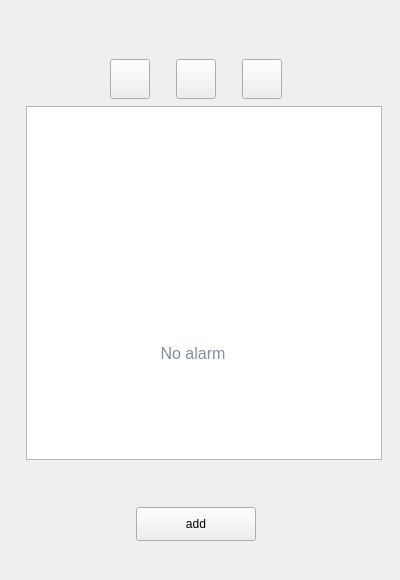
<?xml version="1.0" encoding="UTF-8"?>
<ui version="4.0">
 <class>Clock</class>
 <widget class="QWidget" name="Clock">
  <property name="geometry">
   <rect>
    <x>0</x>
    <y>0</y>
    <width>400</width>
    <height>580</height>
   </rect>
  </property>
  <property name="windowTitle">
   <string>Alarm</string>
  </property>
  <property name="styleSheet">
   <string notr="true"/>
  </property>
  <layout class="QVBoxLayout" name="verticalLayout">
   <property name="spacing">
    <number>0</number>
   </property>
   <property name="leftMargin">
    <number>1</number>
   </property>
   <property name="topMargin">
    <number>0</number>
   </property>
   <property name="rightMargin">
    <number>1</number>
   </property>
   <item>
    <widget class="KWidget" name="titileWidget" native="true">
     <property name="minimumSize">
      <size>
       <width>0</width>
       <height>0</height>
      </size>
     </property>
     <widget class="QStackedWidget" name="mainWidget">
      <property name="geometry">
       <rect>
        <x>0</x>
        <y>106</y>
        <width>398</width>
        <height>465</height>
       </rect>
      </property>
      <property name="styleSheet">
       <string notr="true"/>
      </property>
      <property name="currentIndex">
       <number>1</number>
      </property>
      <widget class="QWidget" name="countdownPage">
       <widget class="QStackedWidget" name="countdownStackedW">
        <property name="geometry">
         <rect>
          <x>0</x>
          <y>0</y>
          <width>390</width>
          <height>477</height>
         </rect>
        </property>
        <property name="styleSheet">
         <string notr="true"/>
        </property>
        <property name="currentIndex">
         <number>1</number>
        </property>
        <widget class="QWidget" name="countdownSetPage"/>
        <widget class="Countdown_Animation" name="countdownRunPage">
         <widget class="QWidget" name="tinyWidget" native="true">
          <property name="geometry">
           <rect>
            <x>9</x>
            <y>174</y>
            <width>371</width>
            <height>40</height>
           </rect>
          </property>
          <layout class="QHBoxLayout" name="horizontalLayout_6">
           <item>
            <widget class="QPushButton" name="tinyWindowBtn">
             <property name="minimumSize">
              <size>
               <width>24</width>
               <height>24</height>
              </size>
             </property>
             <property name="maximumSize">
              <size>
               <width>24</width>
               <height>24</height>
              </size>
             </property>
             <property name="styleSheet">
              <string notr="true"/>
             </property>
             <property name="text">
              <string/>
             </property>
             <property name="iconSize">
              <size>
               <width>24</width>
               <height>24</height>
              </size>
             </property>
            </widget>
           </item>
          </layout>
         </widget>
         <widget class="QWidget" name="timeWidget" native="true">
          <property name="geometry">
           <rect>
            <x>14</x>
            <y>100</y>
            <width>361</width>
            <height>77</height>
           </rect>
          </property>
          <layout class="QVBoxLayout" name="verticalLayout_3">
           <property name="topMargin">
            <number>9</number>
           </property>
           <item alignment="Qt::AlignHCenter|Qt::AlignVCenter">
            <widget class="QLabel" name="remainTime">
             <property name="styleSheet">
              <string notr="true">font-size:40px;</string>
             </property>
             <property name="text">
              <string>00:00:00</string>
             </property>
            </widget>
           </item>
          </layout>
         </widget>
         <widget class="QWidget" name="alarmWidget" native="true">
          <property name="geometry">
           <rect>
            <x>16</x>
            <y>60</y>
            <width>361</width>
            <height>70</height>
           </rect>
          </property>
          <layout class="QHBoxLayout" name="horizontalLayout_7">
           <item>
            <spacer name="horizontalSpacer_2">
             <property name="orientation">
              <enum>Qt::Horizontal</enum>
             </property>
             <property name="sizeHint" stdset="0">
              <size>
               <width>40</width>
               <height>20</height>
              </size>
             </property>
            </spacer>
           </item>
           <item>
            <widget class="QLabel" name="countdownAlarmIcon">
             <property name="minimumSize">
              <size>
               <width>13</width>
               <height>16</height>
              </size>
             </property>
             <property name="maximumSize">
              <size>
               <width>26</width>
               <height>26</height>
              </size>
             </property>
             <property name="text">
              <string>icon</string>
             </property>
            </widget>
           </item>
           <item>
            <widget class="QLabel" name="countdownAlarmTime">
             <property name="font">
              <font>
               <pointsize>-1</pointsize>
              </font>
             </property>
             <property name="styleSheet">
              <string notr="true">color: rgb(176, 176, 176);
font-size:18px;


</string>
             </property>
             <property name="text">
              <string>PM</string>
             </property>
            </widget>
           </item>
           <item>
            <spacer name="horizontalSpacer">
             <property name="orientation">
              <enum>Qt::Horizontal</enum>
             </property>
             <property name="sizeHint" stdset="0">
              <size>
               <width>40</width>
               <height>20</height>
              </size>
             </property>
            </spacer>
           </item>
          </layout>
         </widget>
         <widget class="QWidget" name="btnWidget" native="true">
          <property name="geometry">
           <rect>
            <x>9</x>
            <y>386</y>
            <width>361</width>
            <height>48</height>
           </rect>
          </property>
          <layout class="QHBoxLayout" name="horizontalLayout_8">
           <item>
            <widget class="QPushButton" name="startCountdownBtn">
             <property name="minimumSize">
              <size>
               <width>120</width>
               <height>34</height>
              </size>
             </property>
             <property name="maximumSize">
              <size>
               <width>120</width>
               <height>16777215</height>
              </size>
             </property>
             <property name="styleSheet">
              <string notr="true"/>
             </property>
             <property name="text">
              <string>start</string>
             </property>
            </widget>
           </item>
           <item>
            <widget class="QPushButton" name="suspendCountdownBtn">
             <property name="minimumSize">
              <size>
               <width>120</width>
               <height>34</height>
              </size>
             </property>
             <property name="maximumSize">
              <size>
               <width>120</width>
               <height>16777215</height>
              </size>
             </property>
             <property name="styleSheet">
              <string notr="true"/>
             </property>
             <property name="text">
              <string>suspend</string>
             </property>
            </widget>
           </item>
          </layout>
         </widget>
        </widget>
       </widget>
      </widget>
      <widget class="QWidget" name="alarmPage">
       <widget class="QPushButton" name="addAlarmBtn">
        <property name="geometry">
         <rect>
          <x>135</x>
          <y>401</y>
          <width>120</width>
          <height>34</height>
         </rect>
        </property>
        <property name="minimumSize">
         <size>
          <width>120</width>
          <height>0</height>
         </size>
        </property>
        <property name="styleSheet">
         <string notr="true"/>
        </property>
        <property name="text">
         <string>add</string>
        </property>
       </widget>
       <widget class="QListWidget" name="alarmListWidget">
        <property name="geometry">
         <rect>
          <x>25</x>
          <y>0</y>
          <width>356</width>
          <height>354</height>
         </rect>
        </property>
        <property name="styleSheet">
         <string notr="true"/>
        </property>
       </widget>
       <widget class="QLabel" name="noAlarmIcon">
        <property name="geometry">
         <rect>
          <x>116</x>
          <y>94</y>
          <width>149</width>
          <height>130</height>
         </rect>
        </property>
        <property name="text">
         <string/>
        </property>
        <property name="alignment">
         <set>Qt::AlignCenter</set>
        </property>
       </widget>
       <widget class="QLabel" name="noAlarm">
        <property name="geometry">
         <rect>
          <x>122</x>
          <y>232</y>
          <width>140</width>
          <height>31</height>
         </rect>
        </property>
        <property name="styleSheet">
         <string notr="true">color: rgba(49, 66, 89, 0.6);
font-size:16px;</string>
        </property>
        <property name="text">
         <string>No alarm</string>
        </property>
        <property name="alignment">
         <set>Qt::AlignCenter</set>
        </property>
       </widget>
      </widget>
      <widget class="QWidget" name="stopwatchPage">
       <widget class="QPushButton" name="startStopwatch">
        <property name="geometry">
         <rect>
          <x>210</x>
          <y>401</y>
          <width>120</width>
          <height>34</height>
         </rect>
        </property>
        <property name="minimumSize">
         <size>
          <width>120</width>
          <height>0</height>
         </size>
        </property>
        <property name="toolTip">
         <string>start</string>
        </property>
        <property name="statusTip">
         <string/>
        </property>
        <property name="styleSheet">
         <string notr="true"/>
        </property>
        <property name="text">
         <string>start</string>
        </property>
       </widget>
       <widget class="QLabel" name="timeShowSmall">
        <property name="geometry">
         <rect>
          <x>90</x>
          <y>55</y>
          <width>210</width>
          <height>41</height>
         </rect>
        </property>
        <property name="styleSheet">
         <string notr="true">color: rgb(176, 176, 176);
font: 19pt 
</string>
        </property>
        <property name="text">
         <string>00:00:00</string>
        </property>
       </widget>
       <widget class="QLabel" name="timeShowBig">
        <property name="geometry">
         <rect>
          <x>90</x>
          <y>0</y>
          <width>210</width>
          <height>70</height>
         </rect>
        </property>
        <property name="styleSheet">
         <string notr="true">font: 30pt </string>
        </property>
        <property name="text">
         <string>00:00:00</string>
        </property>
       </widget>
       <widget class="QPushButton" name="ringBtn">
        <property name="geometry">
         <rect>
          <x>65</x>
          <y>401</y>
          <width>120</width>
          <height>34</height>
         </rect>
        </property>
        <property name="minimumSize">
         <size>
          <width>120</width>
          <height>0</height>
         </size>
        </property>
        <property name="toolTip">
         <string>count</string>
        </property>
        <property name="statusTip">
         <string/>
        </property>
        <property name="styleSheet">
         <string notr="true"/>
        </property>
        <property name="text">
         <string>count</string>
        </property>
       </widget>
       <widget class="QListWidget" name="timeListWidget">
        <property name="geometry">
         <rect>
          <x>25</x>
          <y>109</y>
          <width>356</width>
          <height>277</height>
         </rect>
        </property>
        <property name="styleSheet">
         <string notr="true"/>
        </property>
       </widget>
      </widget>
      <widget class="QWidget" name="addAlarmPage">
       <widget class="QWidget" name="editAlarmPage" native="true">
        <property name="geometry">
         <rect>
          <x>0</x>
          <y>0</y>
          <width>390</width>
          <height>477</height>
         </rect>
        </property>
        <property name="maximumSize">
         <size>
          <width>16777215</width>
          <height>16777215</height>
         </size>
        </property>
        <property name="styleSheet">
         <string notr="true"/>
        </property>
        <widget class="QPushButton" name="cancelbtnOnEditAlarm">
         <property name="geometry">
          <rect>
           <x>65</x>
           <y>425</y>
           <width>120</width>
           <height>34</height>
          </rect>
         </property>
         <property name="minimumSize">
          <size>
           <width>120</width>
           <height>0</height>
          </size>
         </property>
         <property name="styleSheet">
          <string notr="true"/>
         </property>
         <property name="text">
          <string>cancel</string>
         </property>
        </widget>
        <widget class="QPushButton" name="saveBtnOnEditAlarm">
         <property name="geometry">
          <rect>
           <x>210</x>
           <y>425</y>
           <width>120</width>
           <height>34</height>
          </rect>
         </property>
         <property name="minimumSize">
          <size>
           <width>120</width>
           <height>0</height>
          </size>
         </property>
         <property name="styleSheet">
          <string notr="true"/>
         </property>
         <property name="text">
          <string>save</string>
         </property>
        </widget>
        <widget class="QLabel" name="timeFormatOnTimeWheel">
         <property name="geometry">
          <rect>
           <x>60</x>
           <y>80</y>
           <width>41</width>
           <height>22</height>
          </rect>
         </property>
         <property name="sizePolicy">
          <sizepolicy hsizetype="Minimum" vsizetype="Preferred">
           <horstretch>0</horstretch>
           <verstretch>0</verstretch>
          </sizepolicy>
         </property>
         <property name="text">
          <string/>
         </property>
        </widget>
       </widget>
      </widget>
     </widget>
     <widget class="QWidget" name="switchWidget" native="true">
      <property name="geometry">
       <rect>
        <x>0</x>
        <y>48</y>
        <width>398</width>
        <height>58</height>
       </rect>
      </property>
      <layout class="QHBoxLayout" name="horizontalLayout_9">
       <property name="spacing">
        <number>0</number>
       </property>
       <property name="leftMargin">
        <number>0</number>
       </property>
       <property name="rightMargin">
        <number>9</number>
       </property>
       <item>
        <spacer name="horizontalSpacer_6">
         <property name="orientation">
          <enum>Qt::Horizontal</enum>
         </property>
         <property name="sizeHint" stdset="0">
          <size>
           <width>40</width>
           <height>20</height>
          </size>
         </property>
        </spacer>
       </item>
       <item>
        <widget class="KPushButton" name="switchClock">
         <property name="minimumSize">
          <size>
           <width>40</width>
           <height>40</height>
          </size>
         </property>
         <property name="maximumSize">
          <size>
           <width>40</width>
           <height>40</height>
          </size>
         </property>
         <property name="text">
          <string/>
         </property>
        </widget>
       </item>
       <item>
        <spacer name="horizontalSpacer_3">
         <property name="orientation">
          <enum>Qt::Horizontal</enum>
         </property>
         <property name="sizeType">
          <enum>QSizePolicy::Fixed</enum>
         </property>
         <property name="sizeHint" stdset="0">
          <size>
           <width>26</width>
           <height>20</height>
          </size>
         </property>
        </spacer>
       </item>
       <item>
        <widget class="KPushButton" name="switchCountdown">
         <property name="minimumSize">
          <size>
           <width>40</width>
           <height>40</height>
          </size>
         </property>
         <property name="maximumSize">
          <size>
           <width>40</width>
           <height>40</height>
          </size>
         </property>
         <property name="text">
          <string/>
         </property>
        </widget>
       </item>
       <item>
        <spacer name="horizontalSpacer_4">
         <property name="orientation">
          <enum>Qt::Horizontal</enum>
         </property>
         <property name="sizeType">
          <enum>QSizePolicy::Fixed</enum>
         </property>
         <property name="sizeHint" stdset="0">
          <size>
           <width>26</width>
           <height>20</height>
          </size>
         </property>
        </spacer>
       </item>
       <item>
        <widget class="KPushButton" name="switchStopwatch">
         <property name="minimumSize">
          <size>
           <width>40</width>
           <height>40</height>
          </size>
         </property>
         <property name="maximumSize">
          <size>
           <width>40</width>
           <height>40</height>
          </size>
         </property>
         <property name="text">
          <string/>
         </property>
        </widget>
       </item>
       <item>
        <spacer name="horizontalSpacer_5">
         <property name="orientation">
          <enum>Qt::Horizontal</enum>
         </property>
         <property name="sizeHint" stdset="0">
          <size>
           <width>40</width>
           <height>20</height>
          </size>
         </property>
        </spacer>
       </item>
      </layout>
     </widget>
    </widget>
   </item>
  </layout>
  <action name="actionOn">
   <property name="checkable">
    <bool>true</bool>
   </property>
   <property name="icon">
    <iconset>
     <normaloff>:/Images/Images/NO.png</normaloff>:/Images/Images/NO.png</iconset>
   </property>
   <property name="text">
    <string>On</string>
   </property>
  </action>
 </widget>
 <layoutdefault spacing="6" margin="11"/>
 <customwidgets>
  <customwidget>
   <class>Countdown_Animation</class>
   <extends>QWidget</extends>
   <header>countdownAnimation.h</header>
   <container>1</container>
  </customwidget>
  <customwidget>
   <class>KWidget</class>
   <extends>QWidget</extends>
   <header location="global">kwidget.h</header>
   <container>1</container>
  </customwidget>
  <customwidget>
   <class>KPushButton</class>
   <extends>QPushButton</extends>
   <header location="global">kpushbutton.h</header>
  </customwidget>
 </customwidgets>
 <resources/>
 <connections/>
</ui>
